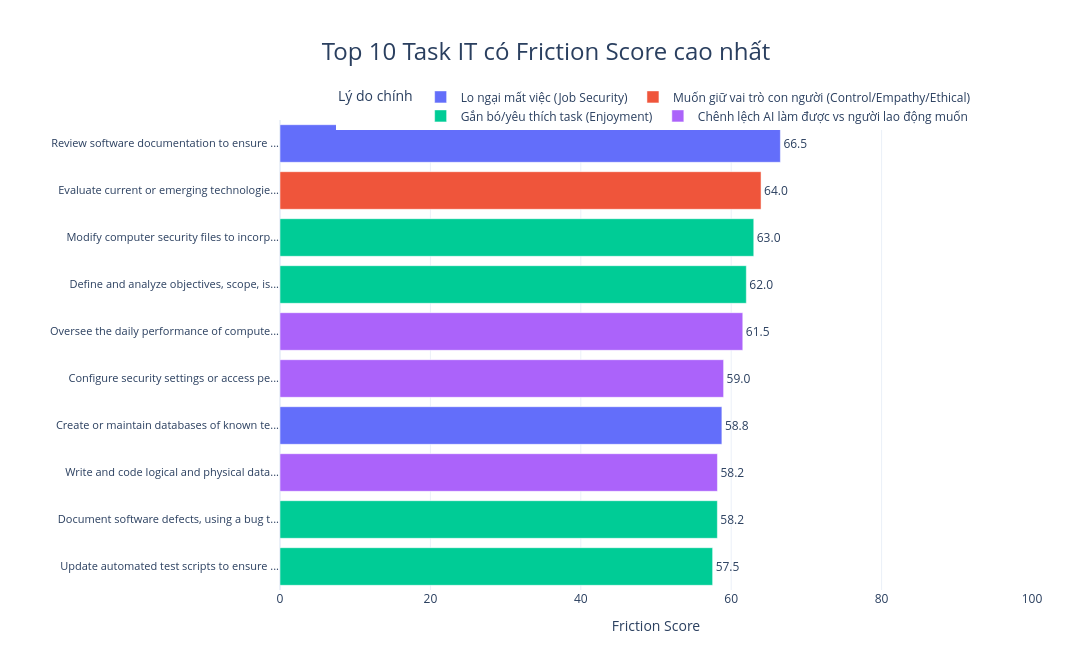

The cell this chart's notebook holds for it:
### Markdown cell above
### 3. Các Task có Friction cao nhất (Top 10)

### Code cell
top10 = friction_table.head(10).copy()

# Rút gọn tên task còn khoảng 40 ký tự
top10["Task_Short"] = top10["Task"].apply(
    lambda x: x[:40] + "..." if len(x) > 40 else x
)

fig = px.bar(
    top10,
    x="Friction Score",
    y="Task_Short",
    orientation="h",
    color="Lý do chính",
    text="Friction Score",
    hover_data=["Task"],
    title="Top 10 Task IT có Friction Score cao nhất"
)

fig.update_traces( texttemplate="%{text:.1f}", textposition="outside", cliponaxis=False)

fig.update_layout(
    template="plotly_white", width=1200, height=650, title=dict(x=0.5, font=dict(size=24)),

    xaxis=dict(
        title="Friction Score",
        range=[0,100],
        tickfont=dict(size=12)
    ),

    yaxis=dict( title="", categoryorder="total ascending", tickfont=dict(size=11), automargin=True),

    legend=dict(orientation="h", y=1.08, x=0.5, xanchor="center"),

    margin=dict(l=280, r=60, t=120, b=60)
)

fig.show()

### Figure 1 — Plotly figure (JSON) as saved in the notebook; plotly's stock layout.template omitted (floating-point values rounded to 4 significant figures)
{"data": [{"alignmentgroup": "True", "cliponaxis": false, "customdata": [["Review software documentation to ensure technical accuracy, compliance, or completeness, or to mitigate risks."], ["Create or maintain databases of known test defects."]], "hovertemplate": "Lý do chính=Lo ngại mất việc (Job Security)<br>Friction Score=%{text}<br>Task_Short=%{y}<br>Task=%{customdata[0]}<extra></extra>", "legendgroup": "Lo ngại mất việc (Job Security)", "marker": {"color": "#636efa", "pattern": {"shape": ""}}, "name": "Lo ngại mất việc (Job Security)", "offsetgroup": "Lo ngại mất việc (Job Security)", "orientation": "h", "showlegend": true, "text": [66.54, 58.76], "textposition": "outside", "texttemplate": "%{text:.1f}", "type": "bar", "x": [66.54, 58.76], "xaxis": "x", "y": ["Review software documentation to ensure ...", "Create or maintain databases of known te..."], "yaxis": "y"}, {"alignmentgroup": "True", "cliponaxis": false, "customdata": [["Evaluate current or emerging technologies to consider factors such as cost, portability, compatibility, or usability."]], "hovertemplate": "Lý do chính=Muốn giữ vai trò con người (Control/Empathy/Ethical)<br>Friction Score=%{text}<br>Task_Short=%{y}<br>Task=%{customdata[0]}<extra></extra>", "legendgroup": "Muốn giữ vai trò con người (Control/Empathy/Ethical)", "marker": {"color": "#EF553B", "pattern": {"shape": ""}}, "name": "Muốn giữ vai trò con người (Control/Empathy/Ethical)", "offsetgroup": "Muốn giữ vai trò con người (Control/Empathy/Ethical)", "orientation": "h", "showlegend": true, "text": [63.97], "textposition": "outside", "texttemplate": "%{text:.1f}", "type": "bar", "x": [63.97], "xaxis": "x", "y": ["Evaluate current or emerging technologie..."], "yaxis": "y"}, {"alignmentgroup": "True", "cliponaxis": false, "customdata": [["Modify computer security files to incorporate new software, correct errors, or change individual access status."], ["Define and analyze objectives, scope, issues, or organizational impact of information systems."], ["Document software defects, using a bug tracking system, and report defects to software developers."], ["Update automated test scripts to ensure currency."]], "hovertemplate": "Lý do chính=Gắn bó/yêu thích task (Enjoyment)<br>Friction Score=%{text}<br>Task_Short=%{y}<br>Task=%{customdata[0]}<extra></extra>", "legendgroup": "Gắn bó/yêu thích task (Enjoyment)", "marker": {"color": "#00cc96", "pattern": {"shape": ""}}, "name": "Gắn bó/yêu thích task (Enjoyment)", "offsetgroup": "Gắn bó/yêu thích task (Enjoyment)", "orientation": "h", "showlegend": true, "text": [63, 62.01, 58.16, 57.53], "textposition": "outside", "texttemplate": "%{text:.1f}", "type": "bar", "x": [63, 62.01, 58.16, 57.53], "xaxis": "x", "y": ["Modify computer security files to incorp...", "Define and analyze objectives, scope, is...", "Document software defects, using a bug t...", "Update automated test scripts to ensure ..."], "yaxis": "y"}, {"alignmentgroup": "True", "cliponaxis": false, "customdata": [["Oversee the daily performance of computer systems."], ["Configure security settings or access permissions for groups or individuals."], ["Write and code logical and physical database descriptions and specify identifiers of database to management system, or direct others in coding descriptions."]], "hovertemplate": "Lý do chính=Chênh lệch AI làm được vs người lao động muốn<br>Friction Score=%{text}<br>Task_Short=%{y}<br>Task=%{customdata[0]}<extra></extra>", "legendgroup": "Chênh lệch AI làm được vs người lao động muốn", "marker": {"color": "#ab63fa", "pattern": {"shape": ""}}, "name": "Chênh lệch AI làm được vs người lao động muốn", "offsetgroup": "Chênh lệch AI làm được vs người lao động muốn", "orientation": "h", "showlegend": true, "text": [61.54, 58.99, 58.17], "textposition": "outside", "texttemplate": "%{text:.1f}", "type": "bar", "x": [61.54, 58.99, 58.17], "xaxis": "x", "y": ["Oversee the daily performance of compute...", "Configure security settings or access pe...", "Write and code logical and physical data..."], "yaxis": "y"}], "layout": {"barmode": "relative", "height": 650, "legend": {"orientation": "h", "title": {"text": "Lý do chính"}, "tracegroupgap": 0, "x": 0.5, "xanchor": "center", "y": 1.08}, "margin": {"b": 60, "l": 280, "r": 60, "t": 120}, "title": {"font": {"size": 24}, "text": "Top 10 Task IT có Friction Score cao nhất", "x": 0.5}, "width": 1200, "xaxis": {"anchor": "y", "domain": [0, 1], "range": [0, 100], "tickfont": {"size": 12}, "title": {"text": "Friction Score"}}, "yaxis": {"anchor": "x", "automargin": true, "categoryorder": "total ascending", "domain": [0, 1], "tickfont": {"size": 11}, "title": {"text": ""}}}}
